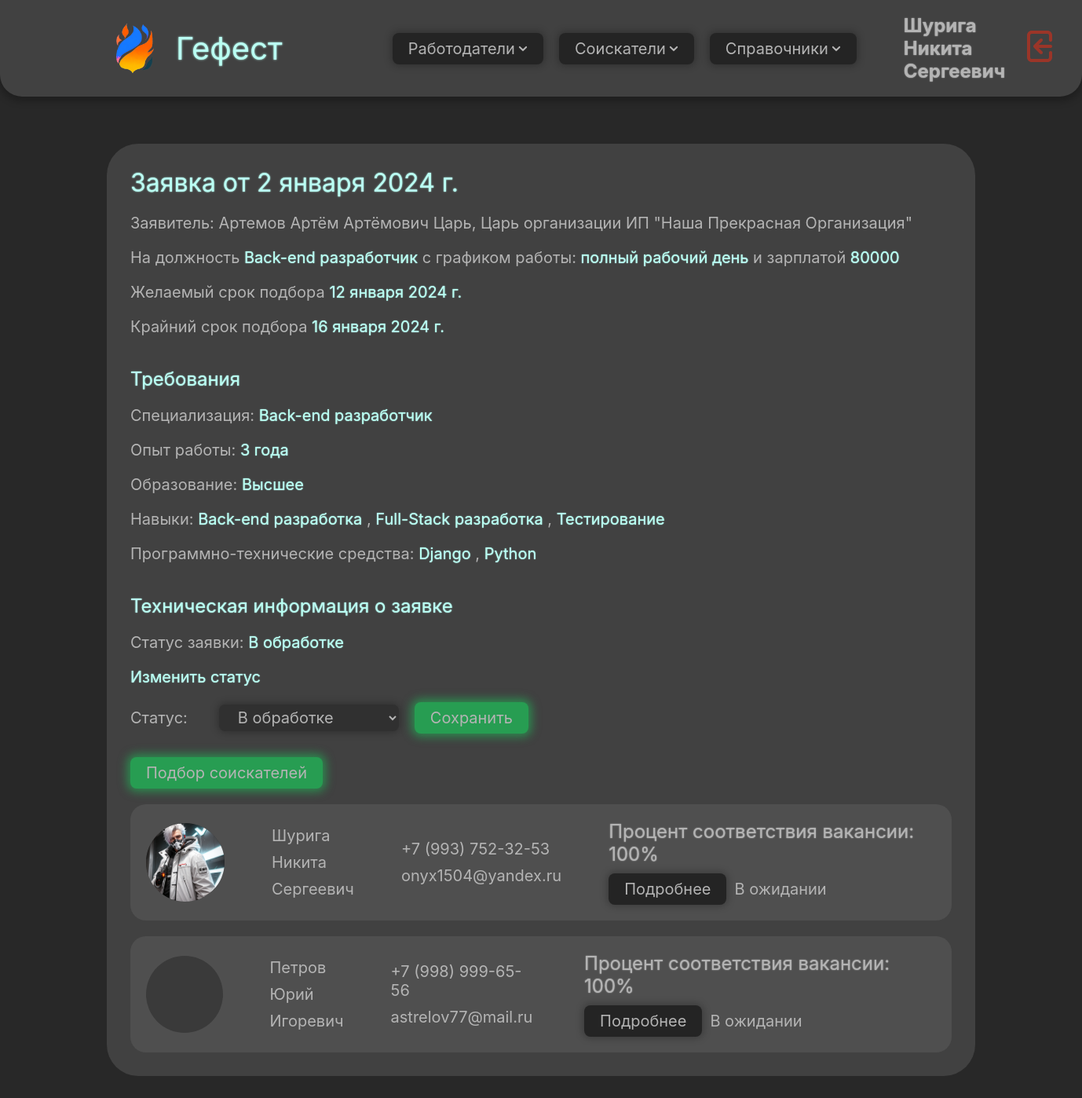
The app's page /applications/detail/1 (signed in), older data.
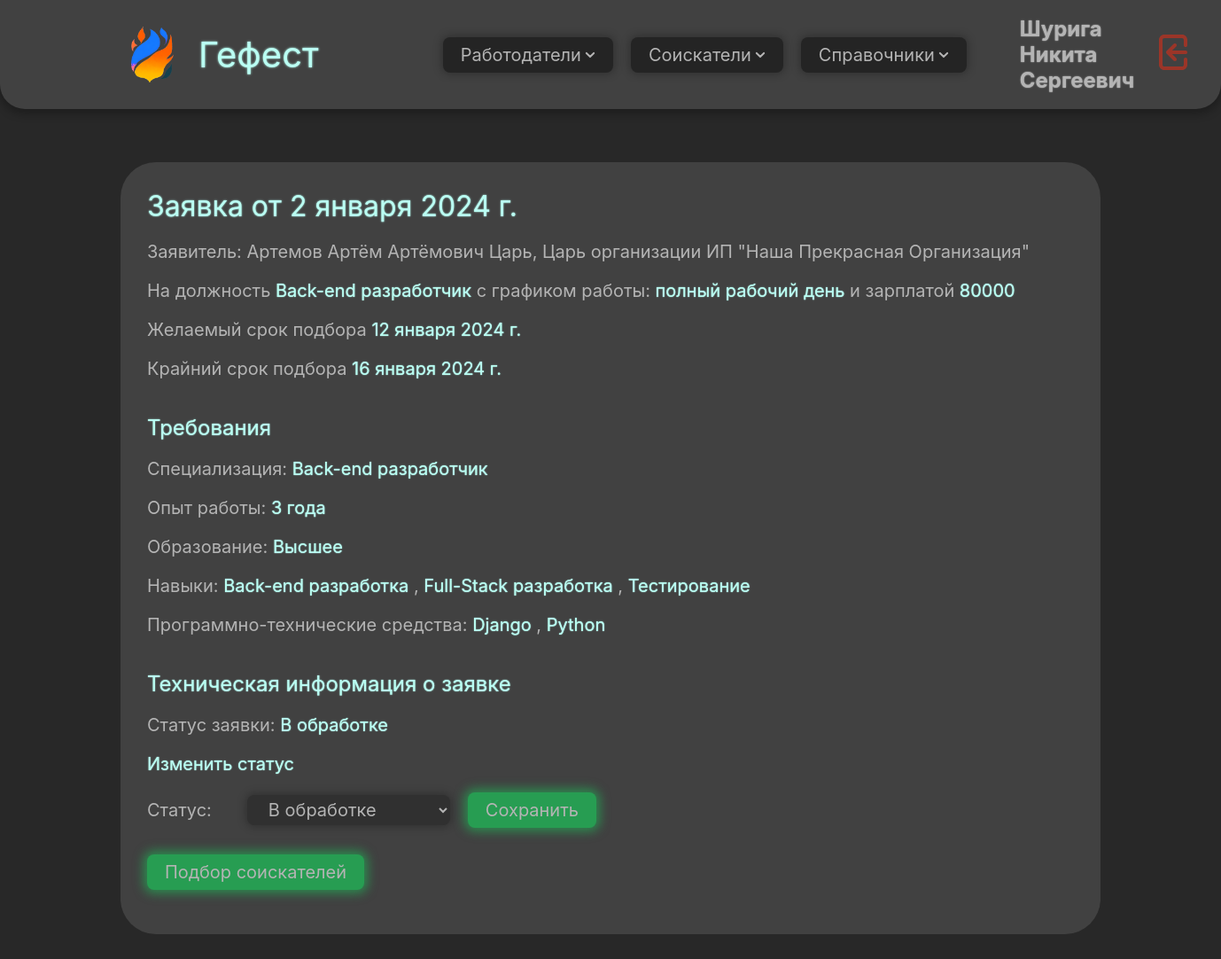
The same page, newer data.
### domain/models.py (models this page shows, shortened)
class Skill(models.Model):
    name = models.CharField(max_length=100, blank=False, null=False, verbose_name='Наименование')
    def __str__(self):
        return '%s' % self.name
    class Meta:
        verbose_name = 'Навык'
        verbose_name_plural = 'Навыки'

class SoftwareAndHardwareTool(models.Model):
    name = models.CharField(max_length=255, blank=False, null=False, verbose_name='Наименование')
    def __str__(self):
        return '%s' % self.name
    class Meta:
        verbose_name = 'Программно-техническое средство'
        verbose_name_plural = 'Программно-технические средства'

class ApplicationsResponses(models.Model):
    STATUS_CHOICES = [
        ('pending', 'В ожидании'),
        ('under_review', 'Рассмотрение'),
        ('accepted', 'Принят'),
        ('rejected', 'Отклонен'),
        ('withdrawn', 'Отозван'),
    ]
    application = models.ForeignKey('Application', blank=False, null=False,
                                    on_delete=models.CASCADE, verbose_name='Заявка на подбор')
    job_seeker = models.ForeignKey('JobSeeker', blank=False, null=False,
                                   on_delete=models.CASCADE, verbose_name='Соискатель')
    date_of_response = models.DateTimeField(blank=False, null=False, auto_now_add=True,
                                            editable=False, verbose_name='Дата отклика на заявку')
    status = models.CharField(max_length=20, choices=STATUS_CHOICES, default='pending', verbose_name='Статус')
    description = models.TextField(blank=True, null=True, verbose_name='Описание')
    evaluation = models.FloatField(blank=False, null=False, verbose_name='Предварительная оценка соответствия '
                                                                         'соискателя')
    class Meta:
        verbose_name = 'Отклик на заявку'
        verbose_name_plural = 'Отклики на заявки'

class Person(models.Model):
    surname = models.CharField(max_length=255, blank=False, null=False, verbose_name='Фамилия')
    name = models.CharField(max_length=255, blank=False, null=False, verbose_name='Имя')
    patronymic = models.CharField(max_length=255, blank=False, null=False, verbose_name='Отчество')
    email = models.EmailField(blank=False, max_length=254, verbose_name='Почта')
    phone = models.CharField(max_length=18, blank=False, null=False, verbose_name='Номер телефона')
    profile_photo = models.ImageField(blank=True, null=True, verbose_name='Фото профиля', upload_to='person_photos')
    class Meta:
        verbose_name = 'Индивид'
        verbose_name_plural = 'Индивиды'

### domain/views/employres_views.py (the view)
# urls.py: path('applications/detail/<str:application_id>', application_detail_view, name='applications_view_detail'),
def application_detail_view(request, application_id):
    application = Application.objects.get(id=application_id)
    application.status_in_rus = get_russian_status(application.status)
    if request.method == 'POST':
        form = ChangeStateOfApplicationForm(request.POST, instance=application)
        if form.is_valid():
            status = form.cleaned_data['status']
            if status == 'canceled':
                application.date_of_cancellation = datetime.datetime.today()
                application.status = status
            elif status == 'completed' or status == 'payment_received':
                application.date_of_completion = datetime.datetime.today()
                application.status = status
            else:
                application.date_of_completion = None
                application.date_of_cancellation = None
                application.status = status
            application.save()
            return redirect('applications_view_detail', application_id=application.id)
    else:
        form = ChangeStateOfApplicationForm(instance=application)
    application_responses = ApplicationsResponses.objects.filter(application_id=application_id)
    for response in application_responses:
        response.status_in_rus = get_russian_status_in_responses(response.status)
    context = {
        'application': application,
        'application_responses': application_responses,
        'form': form,
    }
    return render(request, 'employers/view/application_view_detail.html', context)

### domain/forms/employers_forms.py
class ChangeStateOfApplicationForm(forms.ModelForm):
    class Meta:
        model = Application
        fields = ['status',]

### domain/context_processors.py (called while the page is built)
def user(request):
    return {'user': auth(request)['user']}

### domain/models.py (called while the page is built)
    def __str__(self):
        return '%s' % self.short_name

    def __str__(self):
        return '%s' % self.name

    def __str__(self):
        return '%s' % self.name

    def __str__(self):
        return '%s' % self.name

### domain/views/employres_views.py (called while the page is built)
def get_russian_status(status):
    status_dict = {
        'new': 'Новая',
        'in_progress': 'В обработке',
        'pending_approval': 'На согласовании',
        'completed': 'Завершена',
        'canceled': 'Отменена',
        'payment_received': 'Получена оплата'
    }
    return status_dict.get(status)

def get_russian_status_in_responses(status):
    status_dict = {
        'pending': 'В ожидании',
        'under_review': 'Рассмотрение',
        'accepted': 'Принят',
        'rejected': 'Отклонен',
        'withdrawn': 'Отозван',
    }
    return status_dict.get(status)

### domain/templates/employers/view/application_view_detail.html (shortened to what the changed rows need)
{% extends 'base.html' %}
{% load widget_tweaks %}
{% load static %}
{% block content %}
    <section class="split-section flex-vertical gap-2em">
        <div class="content-block flex-vertical gap-1em">
            <div class="content-box flex-vertical gap-1em">
                <div class="content flex-vertical gap-2em">
                    <div class="flex-vertical gap-1em">
                        <h1 class="title" style="font-size: xx-large">Заявка
                            от {{ application.date_of_application.date }}</h1>
                    </div>
                    <div class="flex-vertical gap-1em">
                        <h1 class="title" style="font-size: x-large">
                            Требования
                        </h1>
                        <p>
                            Специализация: <span class="title"
                                                 style="font-size: unset">{{ application.specialization }}</span>
                        </p>
                        <p>
                            Опыт работы: <span class="title" style="font-size: unset"
                                               id="experience{{ application.id }}">{{ application.experience }}</span>
                        </p>
                        <p>
                            Образование: <span class="title"
                                               style="font-size: unset">{{ application.education_level }}</span>
                        </p>
                        <p>Навыки:
                            {% for skill in application.skills.all %}
                                <span class="title" style="font-size: unset">{{ skill }}</span>
                                {% if not forloop.last %},{% endif %}
                            {% endfor %}
                        </p>
                        <p>Программно-технические средства:
                            {% for software_and_hardware_tool in application.software_and_hardware_tools.all %}
                                <span class="title" style="font-size: unset">{{ software_and_hardware_tool }}</span>
                                {% if not forloop.last %},{% endif %}
                            {% endfor %}
                        </p>
                    </div>
                    <div class="flex-vertical gap-1em">
                        <h1 class="title" style="font-size: x-large">Техническая информация о заявке</h1>
                        <div class="flex-vertical gap-1em">
                            {% for application_response in application_responses %}
                                <div id="search_results">
                                    <div class="flex-horizontal persons-div gap-3em">
                                        {% if application_response.job_seeker.profile_photo %}
                                            <img src="
                                                    {{ MEDIA_URL }}{{ application_response.job_seeker.profile_photo.url }}"
                                                 class="person-img-preview">
                                        {% else %}
                                            <div class="person-img-preview"></div>
                                        {% endif %}
                                        <div class="flex-vertical gap-05em">
                                            <p>{{ application_response.job_seeker.surname }}</p>
                                            <p>{{ application_response.job_seeker.name }}</p>
                                            <p>{{ application_response.job_seeker.patronymic }}</p>
                                        </div>
                                        <div class="flex-vertical gap-05em">
                                            <p>{{ application_response.job_seeker.phone }}</p>
                                            <p>{{ application_response.job_seeker.email }}</p>
                                        </div>
                                        <div class="flex-vertical gap-05em">
                                            <p class="text1">Процент соответствия вакансии: 100%</p>
                                            <div class="flex-horizontal gap-05em">
                                                <a href="{% url 'job_seeker_view' application_response.job_seeker.id %}"
                                                   target="_blank">
                                                    <button class="button">Подробнее</button>
                                                </a>
                                                <p>{{ application_response.status_in_rus }}</p>
                                            </div>
                                        </div>
                                    </div>
                                </div>
                            {% endfor %}
                        </div>
                    </div>
                </div>
            </div>
        </div>
    </section>
{% endblock content %}

Row changes from the older to the newer data that the page shows:
removed ApplicationsResponses: job_seeker.profile_photo (picture), job_seeker.surname "Шурига", job_seeker.name "Никита", job_seeker.patronymic "Сергеевич", job_seeker.phone "+7 (993) 752-32-53", job_seeker.email "onyx1504@yandex.ru", status_in_rus "В ожидании"
removed ApplicationsResponses: job_seeker.surname "Петров", job_seeker.name "Юрий", job_seeker.patronymic "Игоревич", job_seeker.phone "+7 (998) 999-65-56", job_seeker.email "astrelov77@mail.ru", status_in_rus "В ожидании"
